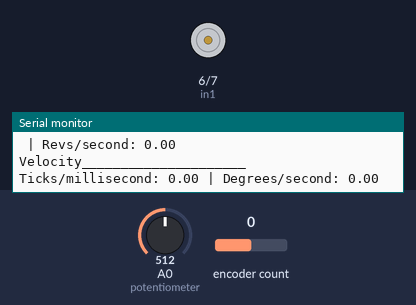
Recording of a sketch running on a simulated Arduino Uno, built with avr-gcc and run on an emulated ATmega328P. On the bench: motor-driver pin pairs drawn as motors (green arrow = first pin HIGH = forward, orange = second pin HIGH = backward, longer = more drive, scaled by the enable pin), the last lines printed to the serial monitor. The test bench sets the inputs (shaded band); at power-on: A0 (potentiometer) = 512, encoder count 0.

Above: at 1.2 s.
1.3 s: A0 (potentiometer) set to 716
At 2.0 s:
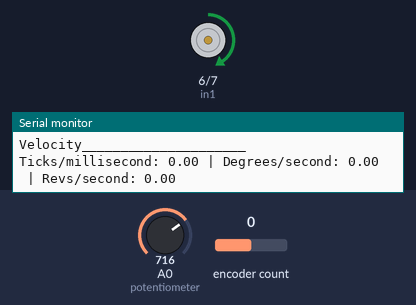
2.8 s: A0 (potentiometer) set to 900
At 4.1 s:
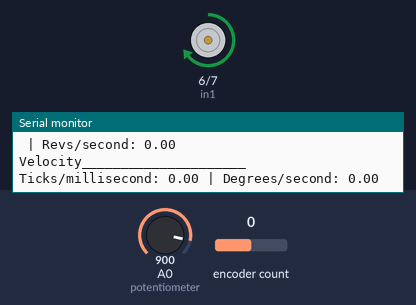
4.4 s: A0 (potentiometer) set to 501
At 5.0 s:
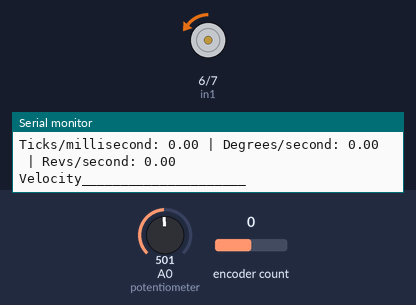
8.9 s: A0 (potentiometer) set to 521
At 10.1 s:
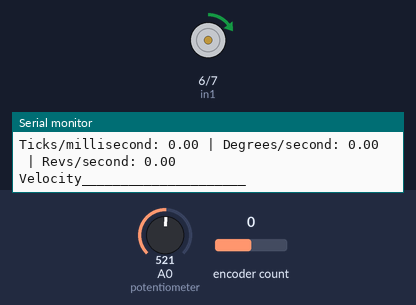
10.4 s: A0 (potentiometer) set to 306
At 11.0 s:
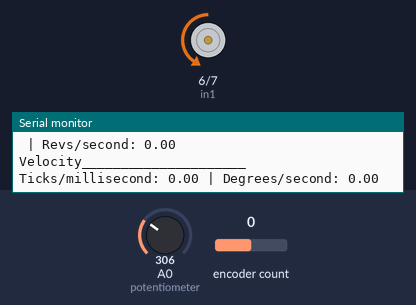
Timing chart, 0 to 12.9 s (numbered marks = the images above; inputs shaded):
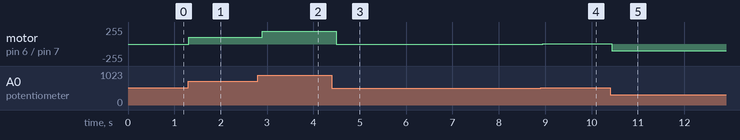

The sketch:

motor2_tester.ino
```cpp
//potentiometer regulates motor function
//now test pid

#include <Encoder.h>

Encoder enc(2,3);
int enable = 9;
int in1 = 6;
int in2 = 7;
int maxSpeed = 255;
int counter = 1;

int pValue;
int desiredMotorV; //target velocity
int one = 1;
bool clockwise;
double currentV = 0;
double currentDist;
double currentTime;
double lastV = 0;
double lastDist = 0;
double lastTime = 0;


void setup() {
  // put your setup code here, to run once:
  pinMode(enable, OUTPUT);
  pinMode(in1, OUTPUT);
  pinMode(in2, OUTPUT);
  digitalWrite(in1, HIGH);
  digitalWrite(in2, LOW);
  Serial.begin(9600);
}

void loop() {
  // put your main code here, to run repeatedly:
  potentiometerRead();
  changeVelocity(desiredMotorV);
  distToVelocity();
 // Serial.println(enc.read()* -1);
    Serial.println("Velocity_____________________ ");
    Serial.print("Ticks/millisecond: ");
    Serial.print(currentV);
    Serial.print(" | Degrees/second: ");
    Serial.println(velocityConverter());
    Serial.print(" | Revs/second: ");
    Serial.println(findRevsPerSec());
}

void potentiometerRead() {
  pValue = analogRead(A0);
  if(pValue >= 511) {
    desiredMotorV = map(pValue, 511, 1023, 0, maxSpeed); //potentiometer moves far to the right clockwise direction
    clockwise = true;
  }
  else {
    desiredMotorV = map(pValue, 510, 0, 0, maxSpeed); //counter-clockwise direction
    clockwise = false;
  }
}

void changeVelocity(int speed) {
  analogWrite(enable, speed);
  if(clockwise) {
    digitalWrite(in1, HIGH);
    digitalWrite(in2, LOW); //clockwise
  }
  else {
    digitalWrite(in2, HIGH);
    digitalWrite(in1, LOW); //counter-clockwise
  }
}

void distToVelocity() {
  currentDist = enc.read();
  currentTime = millis();
  lastV = currentV;
  currentV = (currentDist - lastDist)/(currentTime - lastTime);
  lastDist = currentDist;
  lastTime = currentTime;
  //return currentV; //final line of code in function - don't return anymore
}

//Converts velocity(ticks/millisecond) to velocity(degrees/second)
double velocityConverter() {
  return currentV *1000*(360.0/26500);
}

//Converts velocity(ticks/millisecond) to velocity(revolutions/second)
double findRevsPerSec() {
 return currentV*1000./26500;
}
```

Measured:
- after the input at 1.3 s, motor on pin 6 (in1) / pin 7 (in2): stopped → forward 102/255 at once
- after the input at 2.8 s, motor on pin 6 (in1) / pin 7 (in2): forward 102/255 → forward 193/255 after 0.10 s
- after the input at 4.4 s, motor on pin 6 (in1) / pin 7 (in2): forward 193/255 → backward 4/255 after 0.09 s
- after the input at 8.9 s, motor on pin 6 (in1) / pin 7 (in2): backward 4/255 → forward 4/255 after 0.05 s
- after the input at 10.4 s, motor on pin 6 (in1) / pin 7 (in2): forward 4/255 → backward 102/255 at once
